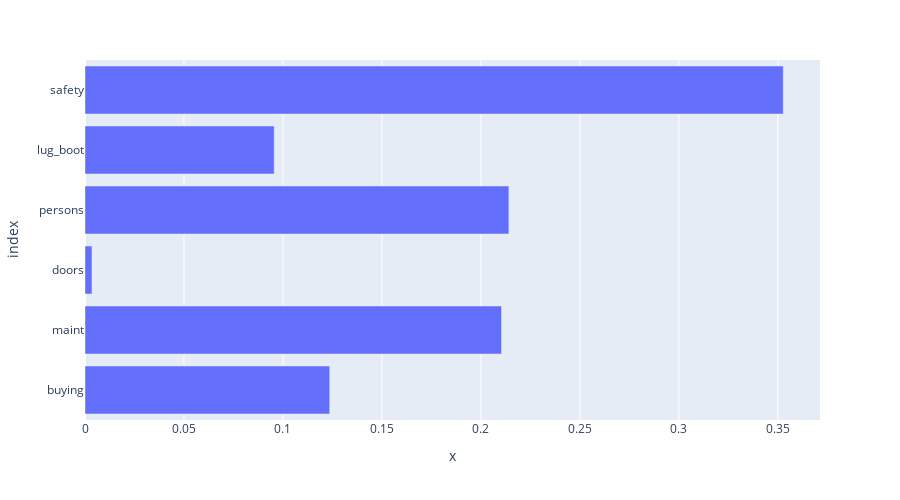

Here is the notebook cell this chart was saved with:
### Code cell
fig = px.bar(
    feature_importances,
    x=feature_importances.values,
    y=feature_importances.index,
    labels="Feature Importance",
    height=500
)
fig.show()

### Figure 1 — Plotly figure (JSON) as saved in the notebook; plotly's stock layout.template omitted (floating-point values rounded to 4 significant figures)
{"data": [{"alignmentgroup": "True", "hovertemplate": "x=%{x}<br>index=%{y}<extra></extra>", "legendgroup": "", "marker": {"color": "#636efa", "pattern": {"shape": ""}}, "name": "", "offsetgroup": "", "orientation": "h", "showlegend": false, "textposition": "auto", "type": "bar", "x": [0.1236, 0.2104, 0.003519, 0.2141, 0.09557, 0.3527], "xaxis": "x", "y": ["buying", "maint", "doors", "persons", "lug_boot", "safety"], "yaxis": "y"}], "layout": {"barmode": "relative", "height": 500, "legend": {"tracegroupgap": 0}, "margin": {"t": 60}, "xaxis": {"anchor": "y", "domain": [0, 1], "title": {"text": "x"}}, "yaxis": {"anchor": "x", "domain": [0, 1], "title": {"text": "index"}}}}
